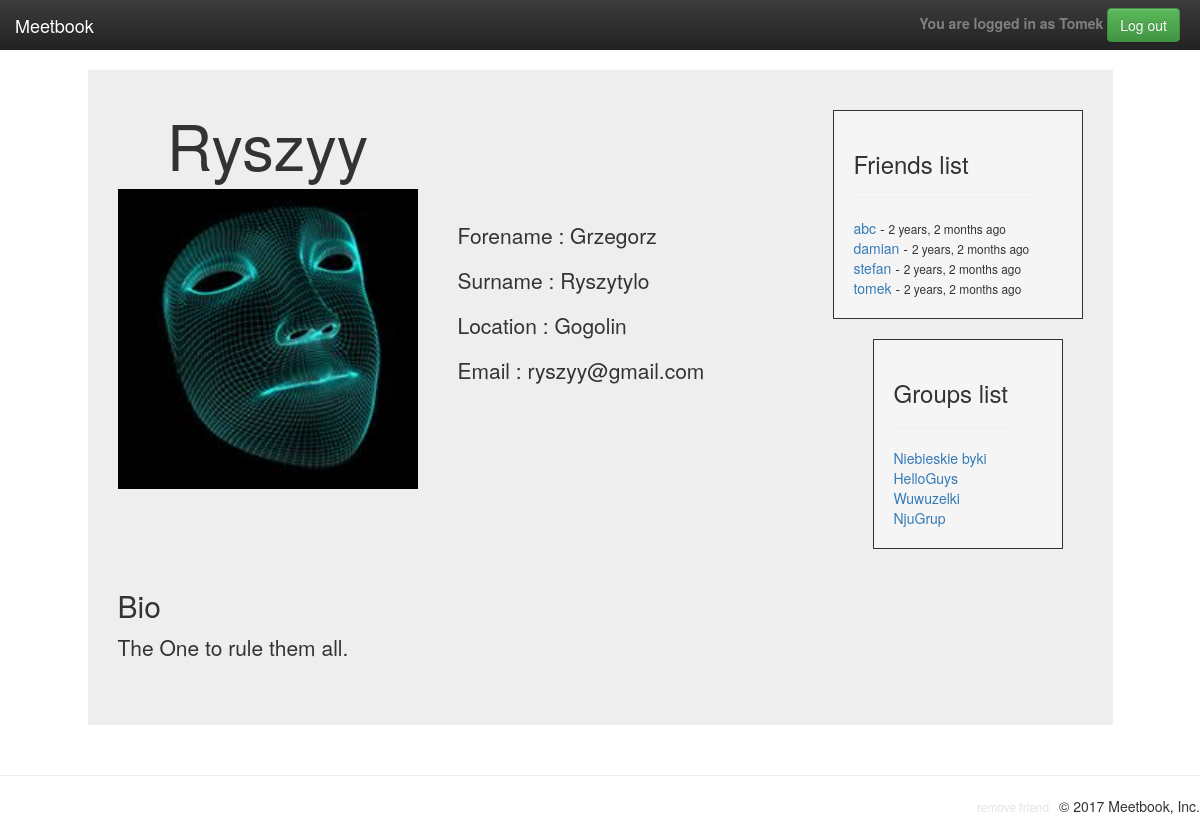
Page /user_detail/ryszyy (signed in) on the committed database.
### profiles/models.py (models this page shows, shortened)
class UserProfile(models.Model):
    user_auth = models.OneToOneField(User, primary_key=True, on_delete=models.CASCADE)
    location = models.ForeignKey(Location, null=True, blank=True, on_delete=models.CASCADE)
    slug = models.SlugField(blank=True)
    picture = models.ImageField(upload_to=upload_location, null=True, blank=True)
    friends = models.ManyToManyField('self',
                                     blank=True)
    pending = models.ManyToManyField('self',
                                     blank=True,
                                     through="Invite",
                                     through_fields=('r_to', 'r_from'),
                                     symmetrical=False)
    bio = models.TextField(blank=True, null=True)
    time = models.ManyToManyField("profiles.FreeTime",
                                  blank=True)
    def __str__(self):
        return self.user_auth.username

class Location(models.Model):
    city = models.CharField(max_length=120)
    latitude = models.FloatField(null=True, blank=True)
    longitude = models.FloatField(null=True, blank=True)

class GroupProfile(models.Model):
    name = models.CharField(max_length=120, unique=True)
    owner = models.ForeignKey(UserProfile, related_name="owner")
    intrest = models.ManyToManyField(Intrest)
    date = models.DateTimeField(auto_now=False, auto_now_add=False, blank=True, null=True)
    members = models.ManyToManyField(UserProfile)
    slug = models.SlugField(blank=True)
    message = models.CharField(max_length=1000, blank=True, null=True)
    def __str__(self):
        return self.name

### profiles/views/cbv/user_crud.py (the view)
# urls.py: url(r'^user_detail/(?P<slug>[-\w]+)$', UserDetailView.as_view(), name='user_detail'),
class UserDetailView(DetailView):
    model = UserProfile
    template_name = 'user_detail.html'
    def get_context_data(self, **kwargs):
        context = super(UserDetailView, self).get_context_data(**kwargs)
        profile = UserProfile.objects.get(user_auth=self.request.user)
        slug = self.request.path.split('/')[-1]
        p = UserProfile.objects.get(slug=slug)
        group = GroupProfile.objects.filter(members=p)
        context['groups'] = group
        context['profile'] = profile
        context.update({'param': slug})
        try:
            other = UserProfile.objects.get(slug=slug)
            req_sent = Invite.objects.get(r_from=profile, r_to=other)
            context['req_sent'] = req_sent
        except Invite.DoesNotExist:
            req_sent = None
        return context

### templates/user_detail.html (shortened to what this page needs)
{% extends "base_detail.html" %}
{% load crispy_forms_tags %}
{% load humanize %}
{% block content %}
	<div class="jumbotron col-md-10 col-md-offset-1" style="padding-top: 20px; margin-top: 20px; float: left">
		<div class="container">
			<div>
				<div style="float: left; padding-right: 40px; ">
					<h1 style="text-align: center;">
					{{object|capfirst}}
					</h1>
					{% if object.picture %}
						<img src="{{ object.picture.url }}" width="300" height="300">
					{% else %}
						<img src="\media\default\defaultuser.png" width="300" height="300">
					{% endif %}
					<br style="clear: left;" />
				</div>
				<div style="float: left; padding-top: 130px;">
					{% if object.user_auth.first_name  %}
						<p>Forename : {{ object.user_auth.first_name }}</p>
						<p>Surname : {{ object.user_auth.last_name }}</p>
						<p>Location : {{ object.location.city }}</p>
					{% endif %}
					{% if user|lower == param|lower or object in profile.friends.all %}
						<p>Email : {{ object.user_auth.email }}</p>
					{% endif %}
				</div>
				<div style="margin-top: 20px; float: right; padding: 20px ;padding-right:50px;border-width: 1px;border-style: solid;max-width: 300px;background-color: #f5f5f5;min-width: 250px;">
					<h3>Friends list</h3>
					<hr>
					{% if user.is_authenticated %}
						{% for friend in object.friends.all %}
							<a href="{% url 'user_detail' friend.slug %}">{{friend}}</a> - <small>{{friend.user_auth.last_login|naturaltime}}</small><br>
						{% endfor %}
					{% endif %}
					</div>
					<div style="margin-top: 20px;margin-right: 20px; float: right; padding: 20px ;padding-right:50px;border-width: 1px;border-style: solid;max-width: 300px;background-color: #f5f5f5;max-width: 190px;">
						<h3>Groups list</h3>
						<hr>
						{% if user.is_authenticated %}
						{% for group in groups %}
							<a href="{% url 'group_detail' group.slug %}">{{group}}</a>
						{% endfor %}
						{% endif %}
						</div>
					</div>
				</div>
				<div class="container col-md-8">
					<br>
					{% if object.bio %}
						<h2>Bio</h2>
						<p>{{ object.bio }}</p>
					{% endif %}
				</div>
			</div>
		{% endblock %}
		{% block footer %}
			{% if user.is_authenticated and user|lower == param|lower %}
				<li style="float: right; padding-right: 10px;"><small><a id="footer" href="{% url 'user_delete' profile.slug %}">delete account</a></small></li>
				{% elif object in profile.friends.all%}
				<li style="float: right; padding-right: 10px;"><small><a id="footer" href="{% url 'friend_delete' object.slug %}">remove friend</a></small></li>
			{% endif %}
		{% endblock %}

### templates/base_detail.html (shortened to what this page needs)
{% load static %}
<!DOCTYPE html>
<html lang="en">
	<head>
		<link rel="stylesheet" href="https://maxcdn.bootstrapcdn.com/bootstrap/3.3.7/css/bootstrap.min.css">
		<link rel="stylesheet" href="https://maxcdn.bootstrapcdn.com/bootstrap/3.3.7/css/bootstrap-theme.min.css">
		<link rel="stylesheet" href="{% static 'css/main.css' %}">
	</head>
	<body>
		<nav class="navbar navbar-inverse navbar-fixed-top">
			<div class="container-fluid">
				<div class="navbar-header">
					<a class="navbar-brand" href="{% url 'welcome' %}">Meetbook</a>
				</div>
				<div id="navbar" class="navbar-collapse collapse" style="padding-right: 20px">
					<ul class="nav navbar-nav navbar-right">
						<li>
							<form class="navbar-form navbar-right" action="{% url 'logout' %}">
								<strong style="color:gray;">You are logged in as {{ user.username|capfirst }}</strong>
								<button type="submit" class="btn btn-success">Log out</button>
							</form>
						</li>
					</ul>
				</div>
			</div>
		</nav>
		<div class="row">
			<div>
				{% block content %}
				{% endblock %}
			</div>
		</div>
		<hr>
		<ul style=" list-style-type: none;">
			<li style = "float: right;"><p>&copy; 2017 Meetbook, Inc.</p></li>
			{% block footer %}
			{% endblock %}
		</ul>
	</body>
</html>

### static/css/main.css (style rules this page uses)
body { padding-top: 50px; }
.navbar-fixed-top { border: 0; }

### templates/base_detail.html (style rules this page uses)
html { max-width: 1330px; }
#footer { color: #e3e3e3; }

### rows in the picture
UserProfile: user_auth_id.username "Ryszyy", picture (picture), user_auth.first_name "Grzegorz", user_auth.last_name "Ryszytylo", location.city "Gogolin", user_auth.email "ryszyy@gmail.com", bio "The One to rule them all."
UserProfile: user_auth_id.username "abc", user_auth.last_login "2 years, 2 months ago"
UserProfile: user_auth_id.username "damian", user_auth.last_login "2 years, 2 months ago"
UserProfile: user_auth_id.username "stefan", user_auth.last_login "2 years, 2 months ago"
UserProfile: user_auth_id.username "tomek", user_auth.last_login "2 years, 2 months ago"
GroupProfile: name "Niebieskie byki"
GroupProfile: name "HelloGuys"
GroupProfile: name "Wuwuzelki"
GroupProfile: name "NjuGrup"

### other values in the picture
{{ user.username|capfirst }} "Tomek"
